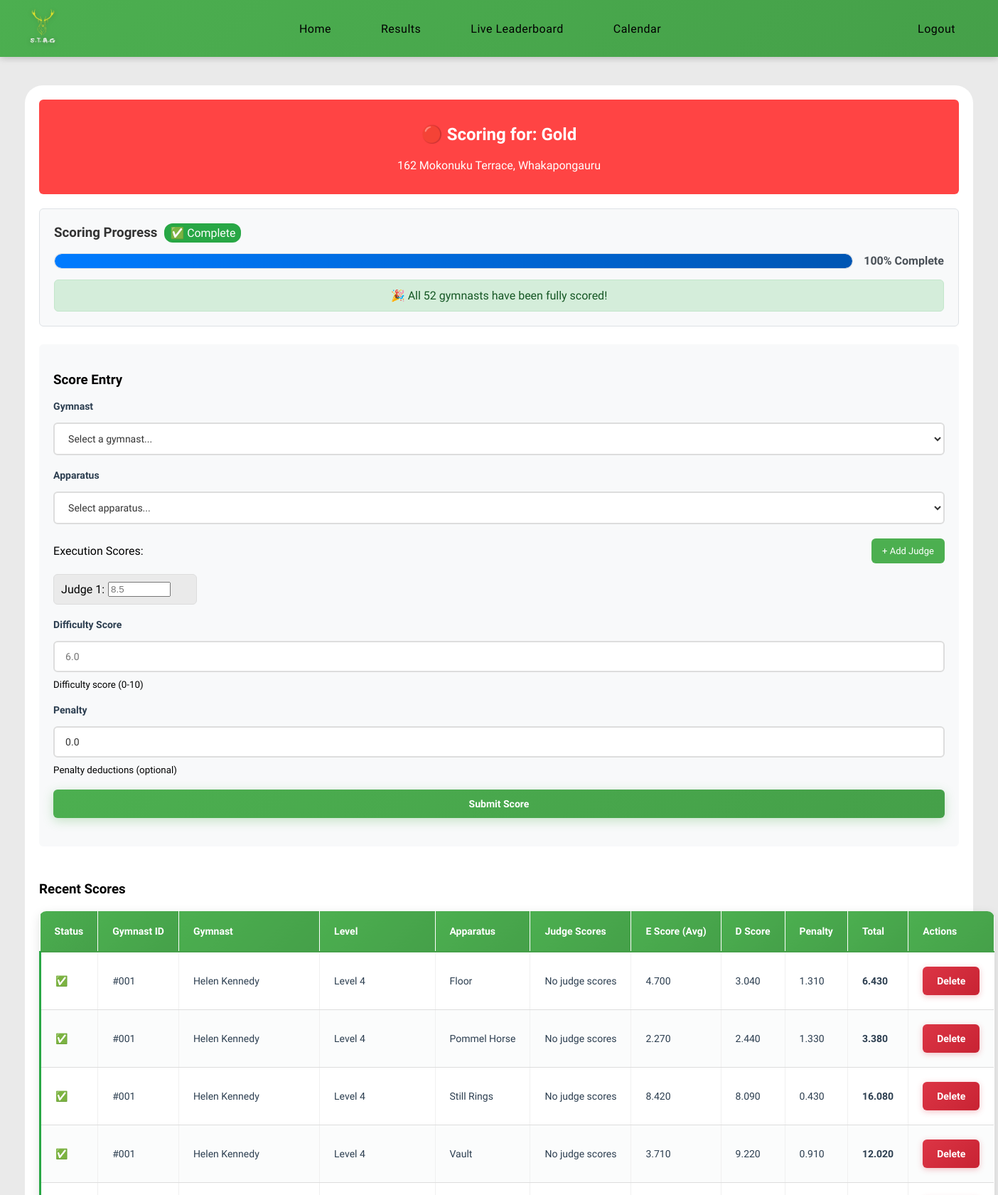
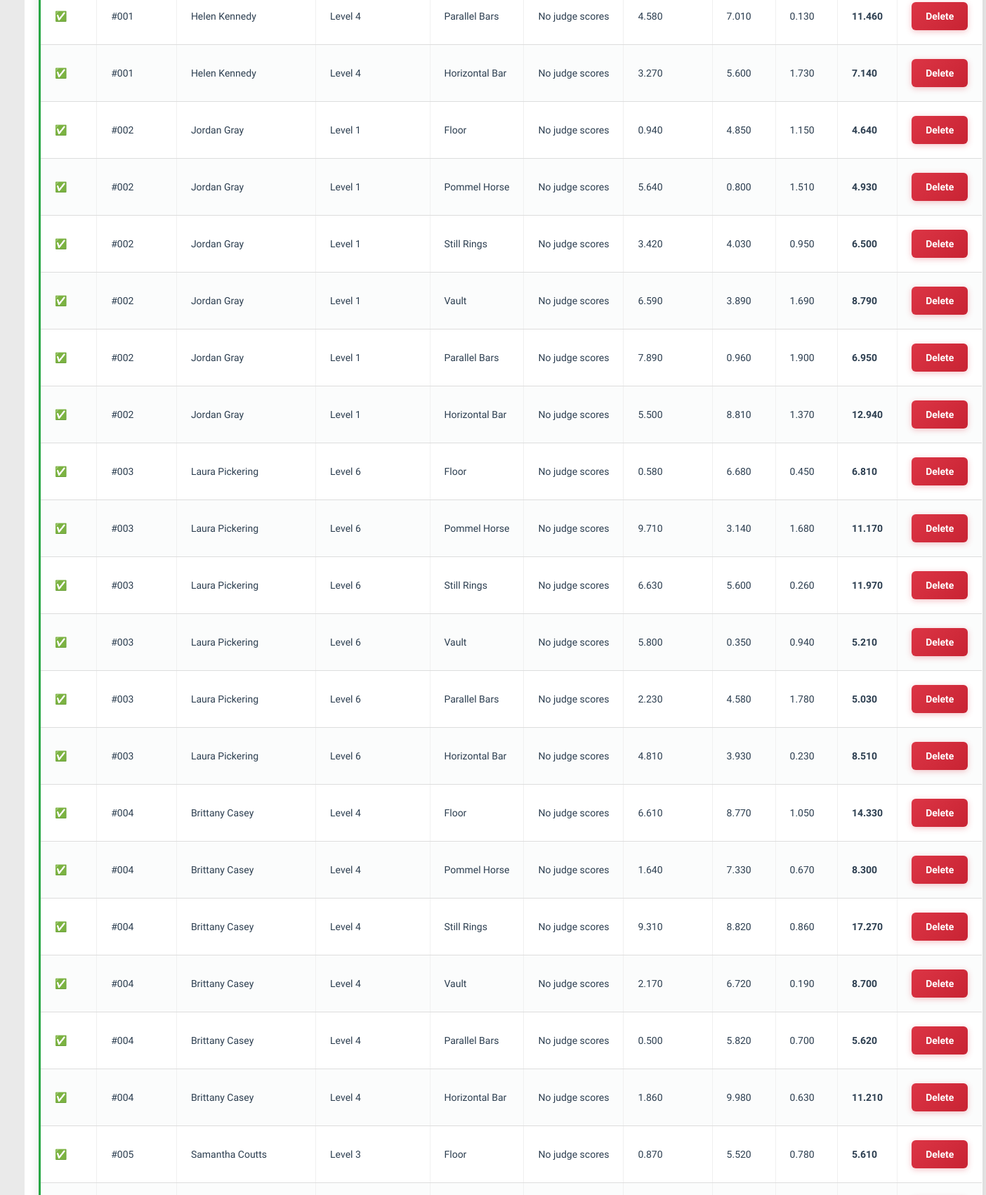
Screenshot of /scoring (signed in, upper part) with the database file from the repository (2 pictures, top to bottom).
### models.py (models this page shows, shortened)
class Competitions(db.Model):
    __tablename__ = 'competitions'
    id = db.Column(
        db.Integer, primary_key=True
    )
    season_id = db.Column(
        db.Integer, db.ForeignKey('seasons.id'), nullable=False
    )
    name = db.Column(
        db.String(50), nullable=False
    )
    address = db.Column(
        db.String(100), nullable=False
    )
    competition_date = db.Column(
        db.Date, nullable=True
    )
    status = db.Column(
        db.String(20), nullable=False, default='draft'
    )
    started_at = db.Column(
        db.DateTime, nullable=True
    )
    ended_at = db.Column(
        db.DateTime, nullable=True
    )
    entries = db.relationship(
        'Entries', backref='competitions'
    )
    season = db.relationship(
        'Seasons', backref='competitions'
    )

class Scores(db.Model):
    __tablename__ = 'scores'
    id = db.Column(
        db.Integer, primary_key=True
    )
    entry_id = db.Column(
        db.Integer, db.ForeignKey('entries.id'), nullable=False
    )
    apparatus_id = db.Column(
        db.Integer, db.ForeignKey('apparatus.id'), nullable=False
    )
    e_score = db.Column(
        db.Float, nullable=False
    )
    d_score = db.Column(
        db.Float, nullable=False
    )
    penalty = db.Column(
        db.Float, nullable=False
    )
    total = db.Column(
        db.Float, nullable=False
    )
    judge_scores = db.relationship(
        'JudgeScores', backref='final_score', lazy=True
    )

class Gymnasts(db.Model):
    __tablename__ = 'gymnasts'
    id = db.Column(
        db.Integer, primary_key=True
    )
    club_id = db.Column(
        db.Integer, db.ForeignKey('clubs.id'), nullable=False
    )
    name = db.Column(
        db.String(50), nullable=False
    )
    level = db.Column(
        db.String(50), nullable=False
    )
    entries = db.relationship(
        'Entries', backref='gymnasts',
    )

class Apparatus(db.Model):
    __tablename__ = 'apparatus'
    id = db.Column(
        db.Integer, primary_key=True
    )
    name = db.Column(
        db.String(50), nullable=False, unique=True
    )
    scores = db.relationship(
        'Scores', backref='apparatus'
    )

class Entries(db.Model):
    __tablename__ = 'entries'
    id = db.Column(
        db.Integer, primary_key=True
    )
    competition_id = db.Column(
        db.Integer, db.ForeignKey('competitions.id'), nullable=False
    )
    gymnast_id = db.Column(
        db.Integer, db.ForeignKey('gymnasts.id'), nullable=False
    )
    scores = db.relationship(
        'Scores', backref='entry'
    )
    __table_args__ = (
        db.UniqueConstraint('competition_id', 'gymnast_id',
                            name='_competition_gymnast_uc'),
        )

### routes/scoring.py (the view, shortened to what this page needs)
@main.route('/scoring', methods=['GET', 'POST'])
def scoring():
    if 'user_id' not in session:
        return render_template('nologin.html')
    live_competition = models.Competitions.query.filter_by(
        status='live'
        ).first()
    if not live_competition:
        flash('No live competition is currently running. '
              'Please contact an admin.', 'warning')
        return render_template('scoring.html', no_live_competition=True)
    entries = db.session.query(models.Entries, models.Gymnasts, models.Clubs)\
        .join(models.Gymnasts,
              models.Entries.gymnast_id == models.Gymnasts.id)\
        .join(models.Clubs,
              models.Gymnasts.club_id == models.Clubs.id)\
        .filter(models.Entries.competition_id == live_competition.id)\
        .all()
    apparatus_list = models.Apparatus.query.all()
    scoring_progress = {}
    total_gymnasts = len(entries)
    fully_scored_gymnasts = 0
    for entry, gymnast, club in entries:
        scored_apparatus = set()
        for score in entry.scores:
            scored_apparatus.add(score.apparatus_id)
        total_apparatus = len(apparatus_list)
        scored_count = len(scored_apparatus)
        is_complete = scored_count == total_apparatus
        if is_complete:
            fully_scored_gymnasts += 1
        scoring_progress[entry.id] = {
            'scored_count': scored_count,
            'total_count': total_apparatus,
            'is_complete': is_complete
        }
    overall_progress = {
        'total_gymnasts': total_gymnasts,
        'fully_scored': fully_scored_gymnasts,
        'percentage': (
            (fully_scored_gymnasts / total_gymnasts * 100)
            if total_gymnasts > 0 else 0
        ),
        'is_complete': fully_scored_gymnasts == total_gymnasts
    }
    form = forms.AddScores()
    form.entry_id.choices = [(0, 'Select a gymnast...')] + [
        (entry.id, f"{gymnast.name} - {club.name} ({gymnast.level})")
        for entry, gymnast, club in entries
    ]
    form.apparatus_id.choices = [(0, 'Select apparatus...')] + [
        (app.id, app.name) for app in apparatus_list
    ]
    return render_template(
        'scoring.html',
        entries=entries,
        apparatus_list=apparatus_list,
        live_competition=live_competition,
        scoring_progress=scoring_progress,
        overall_progress=overall_progress,
        form=form
    )

### forms.py
class AddScores(FlaskForm):
    entry_id = SelectField(
        'Gymnast',
        coerce=int,
        validators=[
            DataRequired('Please select a gymnast'),
            validate_not_placeholder
        ]
    )
    apparatus_id = SelectField(
        'Apparatus',
        coerce=int,
        validators=[
            DataRequired('Please select an apparatus'),
            validate_not_placeholder
        ]
    )
    d_score = FloatField(
        'Difficulty Score',
        validators=[
            DataRequired('Please enter a difficulty score'),
            NumberRange(
                min=0,
                max=10,
                message='Score must be between 0 and 10'
            )
        ]
    )
    penalty = FloatField(
        'Penalty',
        default=0.0,
        validators=[
            Optional(),
            NumberRange(
                min=0,
                max=10,
                message='Penalty must be between 0 and 10'
            )
        ]
    )
    submit = SubmitField('Submit Score')

### routes/__init__.py (called while the page is built)
@main.context_processor  # Ensures this is run before any other routes
def inject_user():
    return dict(
        logged_in='user_id' in session,
        user_roles=session.get('roles', []),
        is_admin='admin' in session.get('roles', []),
        is_judge='judges' in session.get('roles', []),
        user_id=session.get('user_id')
    )

### templates/scoring.html (shortened to what this page needs)
{% extends 'layout.html' %}
{% block content %}
<div class="content">
    {% if no_live_competition %}
    <div class="no-live-competition">
        <h2>No Live Competition</h2>
        <p>There is currently no live competition running. Please contact an admin to start a competition.</p>
    </div>
    {% else %}
    <div class="live-competition-header">
        <h2>🔴 Scoring for: {{ live_competition.name }}</h2>
        <p>{{ live_competition.address }}</p>
    </div>
    <div class="progress-section">
        <h3>
            Scoring Progress
            {% if overall_progress.is_complete %}
            <span class="completion-badge">✅ Complete</span>
            {% else %}
            <span class="progress-badge">{{ overall_progress.fully_scored }}/{{ overall_progress.total_gymnasts
                }}</span>
            {% endif %}
        </h3>
        <div class="progress-bar-container">
            <div class="progress-bar">
                <div class="progress-fill" style="width: {{ overall_progress.percentage }}%"></div>
            </div>
            <span class="progress-text">{{ "%.0f"|format(overall_progress.percentage) }}% Complete</span>
        </div>
        {% if overall_progress.is_complete %}
        <div class="completion-message">
            🎉 All {{ overall_progress.total_gymnasts }} gymnasts have been fully scored!
        </div>
        {% endif %}
    </div>
    <div class="scoring-form">
        <h3>Score Entry</h3>
        <form method="POST" id="scoring-form">
            <div class="form-row">
                <div class="form-group">
                    {{ form.entry_id.label(class="form-label") }}
                    {{ form.entry_id(class="form-control", id="entry_id") }}
                </div>
                <div class="form-group">
                    {{ form.apparatus_id.label(class="form-label") }}
                    {{ form.apparatus_id(class="form-control", id="apparatus_id") }}
                </div>
            </div>
            <div class="execution-scores-section">
                <div class="section-header">
                    <label>Execution Scores:</label>
                    <button type="button" id="add-judge-btn" class="btn btn-add">+ Add Judge</button>
                </div>
                <div id="execution-scores-container">
                    <div class="execution-score-row" data-judge="1">
                        <div class="judge-label">Judge 1:</div>
                        <input type="number" name="execution_scores" step="0.001" min="0" max="10" placeholder="8.5"
                            required class="execution-input">
                    </div>
                </div>
            </div>
            <div class="form-row">
                <div class="form-group">
                    {{ form.d_score.label(class="form-label") }}
                    {{ form.d_score(class="form-control", id="d_score", placeholder="6.0") }}
                    <small class="form-help">Difficulty score (0-10)</small>
                </div>
                <div class="form-group">
                    {{ form.penalty.label(class="form-label") }}
                    {{ form.penalty(class="form-control", id="penalty", placeholder="0.0") }}
                    <small class="form-help">Penalty deductions (optional)</small>
                </div>
            </div>
            <div class="form-group">
                <button type="submit" class="btn btn-primary">Submit Score</button>
            </div>
        </form>
    </div>
    <div class="existing-scores">
        <h3>Recent Scores</h3>
        <table>
            <thead>
                <tr>
                    <th>Status</th>
                    <th>Gymnast ID</th>
                    <th>Gymnast</th>
                    <th>Level</th>
                    <th>Apparatus</th>
                    <th>Judge Scores</th>
                    <th>E Score (Avg)</th>
                    <th>D Score</th>
                    <th>Penalty</th>
                    <th>Total</th>
                    <th>Actions</th>
                </tr>
            </thead>
            <tbody>
                {% for entry, gymnast, club in entries %}
                {% for score in entry.scores %}
                <tr class="{% if scoring_progress[entry.id].is_complete %}complete-row{% endif %}">
                    <td>
                        {% if scoring_progress[entry.id].is_complete %}
                        <span class="status-complete">✅</span>
                        {% else %}
                        <span class="status-progress">{{ scoring_progress[entry.id].scored_count }}/{{
                            scoring_progress[entry.id].total_count }}</span>
                        {% endif %}
                    </td>
                    <td>#{{ "%03d"|format(gymnast.id) }}</td>
                    <td>{{ gymnast.name }}</td>
                    <td>{{ gymnast.level }}</td>
                    <td>{{ score.apparatus.name }}</td>
                    <td class="judge-scores">
                        {% if score.judge_scores %}
                        {% for judge_score in score.judge_scores %}
                        <span class="judge-score">J{{ judge_score.judge_number }}: {{ "%.3f"|format(judge_score.e_score)
                            }}</span>
                        {% endfor %}
                        {% else %}
                        <span class="no-judge-scores">No judge scores</span>
                        {% endif %}
                    </td>
                    <td>{{ "%.3f"|format(score.e_score) }}</td>
                    <td>{{ "%.3f"|format(score.d_score) }}</td>
                    <td>{{ "%.3f"|format(score.penalty) }}</td>
                    <td><strong>{{ "%.3f"|format(score.total) }}</strong></td>
                    <td class="actions">
                        <form method="POST" action="{{ url_for('main.delete_score', score_id=score.id) }}"
                            style="display:inline" onsubmit="return confirm('Delete this score?');">
                            <button type="submit" class="btn btn-danger btn-sm">Delete</button>
                        </form>
                    </td>
                </tr>
                {% endfor %}
                {% endfor %}
            </tbody>
        </table>
    </div>
    {% endif %}
</div>
{% endblock %}

### static/css/variables.css (style rules this page uses)
:root { --primary-green: #4CAF50; --primary-green-dark: #45a049; --primary-green-darker: #3d8b40; --background-light: #eaeaea; --background-white: #ffffff; --background-section: #f8f9fa; --background-section-alt: #e9ecef; --text-primary: #000000; --text-secondary: #333333; --text-muted: #555555; --text-light: #666666; --text-dark: #2c3e50; --border-light: #ddd; --border-lighter: #dee2e6; --border-lightest: #e0e0e0; --error-color: #dc3545; --error-background: rgba(220, 53, 69, 0.1); --success-color: #28a745; --warning-color: #f59e0b; --info-color: #007bff; --shadow-sm: 0 2px 8px rgba(0, 0, 0, 0.08); --shadow-md: 0 4px 15px rgba(0, 0, 0, 0.1); --shadow-lg: 0 10px 30px rgba(0, 0, 0, 0.3); --shadow-green: 0 4px 15px rgba(76, 175, 80, 0.3); --border-radius-sm: 6px; --border-radius-md: 12px; --border-radius-lg: 15px; --border-radius-xl: 25px; --spacing-xs: 5px; --spacing-sm: 10px; --spacing-md: 15px; --spacing-lg: 20px; --spacing-xl: 25px; --spacing-2xl: 30px; --transition-fast: all 0.3s ease; --transition-slow: all 0.5s ease; --font-size-xs: 12px; --font-size-sm: 13px; --font-size-base: 14px; --font-size-md: 16px; --font-size-lg: 18px; --font-size-xl: 20px; --font-size-2xl: 24px; --font-size-3xl: 32px; --nav-height: 80px; --container-max-width: 1400px; }

### static/css/pages.css (style rules this page uses)
.form-row { margin-bottom: var(--spacing-lg); }
.form-group { display: flex; flex-direction: column; gap: var(--spacing-sm); }
.form-group label { color: var(--text-dark); font-weight: 600; font-size: var(--font-size-base); }
.form-group input[type="text"], .form-group select { padding: 12px var(--spacing-md); border: 2px solid var(--border-light); border-radius: var(--border-radius-sm); font-size: var(--font-size-base); transition: var(--transition-fast); background-color: var(--background-white); }
.form-group select { cursor: pointer; }
.btn { padding: var(--spacing-sm) var(--spacing-md); border-radius: var(--border-radius-sm); font-size: var(--font-size-sm); font-weight: 500; cursor: pointer; transition: var(--transition-fast); border: none; text-decoration: none; display: inline-block; }
.btn-primary { background: linear-gradient(135deg, var(--primary-green), var(--primary-green-dark)); color: white; box-shadow: var(--shadow-green); }
.btn-danger { background-color: #dc3545; color: white; }
.btn-sm { padding: var(--spacing-xs) var(--spacing-sm); font-size: var(--font-size-xs); }
.live-competition-header { background-color: #ff4444; color: white; padding: var(--spacing-md); margin-bottom: var(--spacing-lg); border-radius: var(--border-radius-sm); text-align: center; }
.scoring-form { background-color: var(--background-section); padding: var(--spacing-lg); border-radius: var(--border-radius-sm); margin-bottom: var(--spacing-2xl); }
.execution-scores-section { margin-bottom: var(--spacing-lg); }
.section-header { display: flex; justify-content: space-between; align-items: center; margin-bottom: var(--spacing-md); }
#execution-scores-container { display: flex; flex-wrap: wrap; gap: var(--spacing-sm); align-items: flex-start; }
.execution-score-row { display: flex; align-items: center; gap: var(--spacing-xs); padding: var(--spacing-sm); background-color: var(--background-light); border-radius: var(--border-radius-sm); border: 1px solid var(--border-light); flex: 0 0 auto; min-width: 180px; }

### rows the page displays
Competitions: name "Gold", address "162 Mokonuku Terrace, Whakapongauru"
Scores: apparatus.name "Floor", shows "No judge scores", e_score "4.700", d_score "3.040", penalty "1.310", total "6.430"
Gymnasts: id "001", name "Helen Kennedy", level "Level 4"
Scores: apparatus.name "Pommel Horse", shows "No judge scores", e_score "2.270", d_score "2.440", penalty "1.330", total "3.380"
Scores: apparatus.name "Still Rings", shows "No judge scores", e_score "8.420", d_score "8.090", penalty "0.430", total "16.080"
Scores: apparatus.name "Vault", shows "No judge scores", e_score "3.710", d_score "9.220", penalty "0.910", total "12.020"
Scores: apparatus.name "Parallel Bars", shows "No judge scores", e_score "4.580", d_score "7.010", penalty "0.130", total "11.460"
Scores: apparatus.name "Horizontal Bar", shows "No judge scores", e_score "3.270", d_score "5.600", penalty "1.730", total "7.140"
Scores: apparatus.name "Floor", shows "No judge scores", e_score "0.940", d_score "4.850", penalty "1.150", total "4.640"
Gymnasts: id "002", name "Jordan Gray", level "Level 1"
Scores: apparatus.name "Pommel Horse", shows "No judge scores", e_score "5.640", d_score "0.800", penalty "1.510", total "4.930"
Scores: apparatus.name "Still Rings", shows "No judge scores", e_score "3.420", d_score "4.030", penalty "0.950", total "6.500"
Scores: apparatus.name "Vault", shows "No judge scores", e_score "6.590", d_score "3.890", penalty "1.690", total "8.790"
Scores: apparatus.name "Parallel Bars", shows "No judge scores", e_score "7.890", d_score "0.960", penalty "1.900", total "6.950"
Scores: apparatus.name "Horizontal Bar", shows "No judge scores", e_score "5.500", d_score "8.810", penalty "1.370", total "12.940"
Scores: apparatus.name "Floor", shows "No judge scores", e_score "0.580", d_score "6.680", penalty "0.450", total "6.810"
Gymnasts: id "003", name "Laura Pickering", level "Level 6"
Scores: apparatus.name "Pommel Horse", shows "No judge scores", e_score "9.710", d_score "3.140", penalty "1.680", total "11.170"
Scores: apparatus.name "Still Rings", shows "No judge scores", e_score "6.630", d_score "5.600", penalty "0.260", total "11.970"
Scores: apparatus.name "Vault", shows "No judge scores", e_score "5.800", d_score "0.350", penalty "0.940", total "5.210"
Scores: apparatus.name "Parallel Bars", shows "No judge scores", e_score "2.230", d_score "4.580", penalty "1.780", total "5.030"
Scores: apparatus.name "Horizontal Bar", shows "No judge scores", e_score "4.810", d_score "3.930", penalty "0.230", total "8.510"
Scores: apparatus.name "Floor", shows "No judge scores", e_score "6.610", d_score "8.770", penalty "1.050", total "14.330"
Gymnasts: id "004", name "Brittany Casey", level "Level 4"
Scores: apparatus.name "Pommel Horse", shows "No judge scores", e_score "1.640", d_score "7.330", penalty "0.670", total "8.300"
Scores: apparatus.name "Still Rings", shows "No judge scores", e_score "9.310", d_score "8.820", penalty "0.860", total "17.270"
Scores: apparatus.name "Vault", shows "No judge scores", e_score "2.170", d_score "6.720", penalty "0.190", total "8.700"
Scores: apparatus.name "Parallel Bars", shows "No judge scores", e_score "0.500", d_score "5.820", penalty "0.700", total "5.620"
Scores: apparatus.name "Horizontal Bar", shows "No judge scores", e_score "1.860", d_score "9.980", penalty "0.630", total "11.210"
Entries: name "Samantha Coutts", level "Level 3", e_score "0.870", d_score "5.520", penalty "0.780", total "5.610"
Gymnasts: id "005"
Apparatus: apparatus.name "Floor"

### other values shown
{{ "%.0f"|format(overall_progress.percentage) }} "100"
{{ overall_progress.total_gymnasts }} "52"
